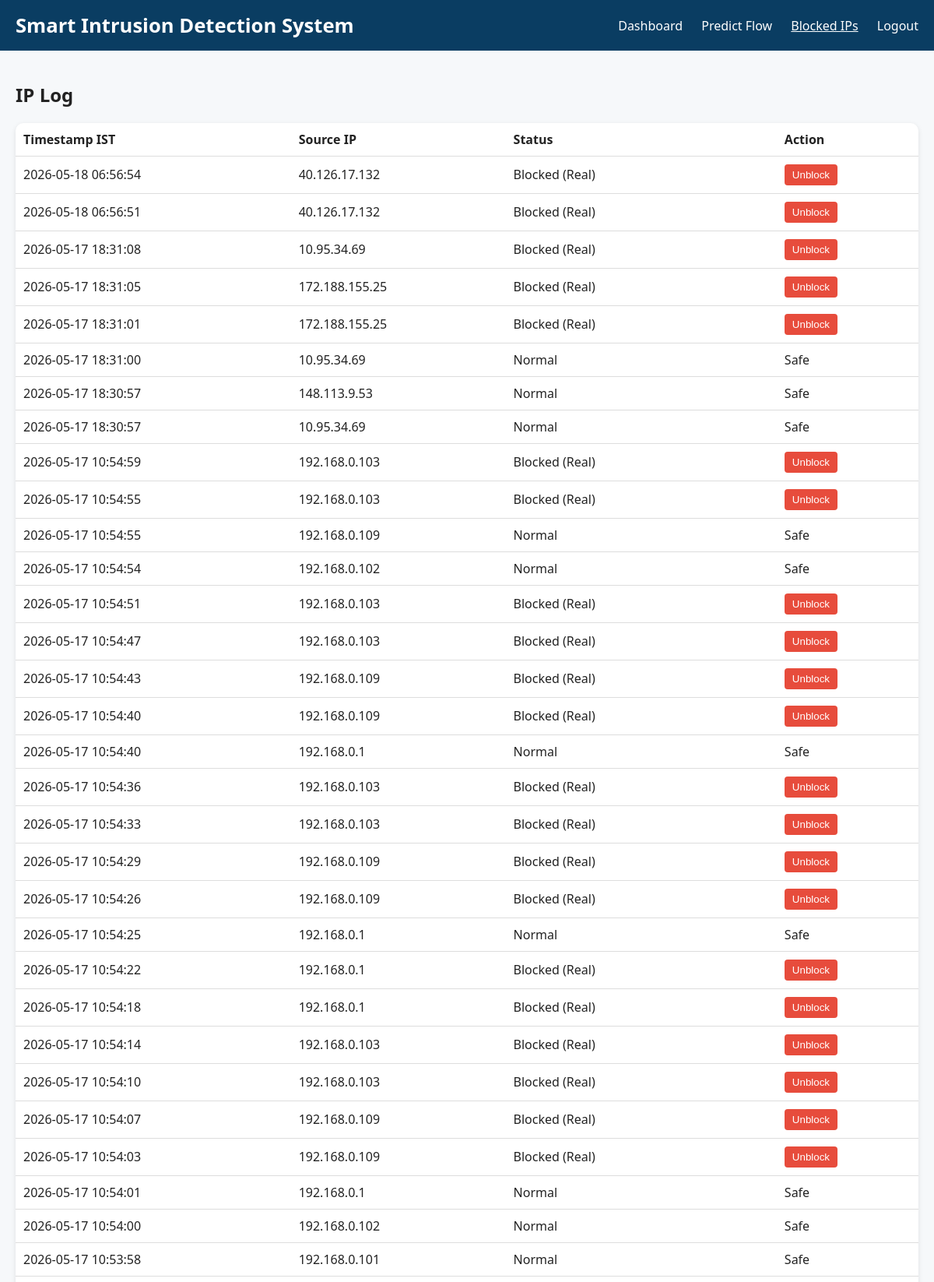
Screenshot of /blocked_ips (signed in, upper part) with the database file from the repository.
### tables this page shows
CREATE TABLE blocked_ips (
        id INTEGER PRIMARY KEY AUTOINCREMENT,
        timestamp TEXT,
        src_ip TEXT,
        status TEXT
    );

### app/dashboard.py (the view)
@app.route("/blocked_ips")
def blocked_ips():
    if not session.get('logged_in'):
        return redirect(url_for('home'))
    return render_template("dashboard.html", menu="blocked_ips", blocked_ips=get_blocked_ips(), session=session)

### app/dashboard.py (called while the page is built)
def get_blocked_ips():
    conn = sqlite3.connect(DB_FILE)
    c = conn.cursor()
    c.execute("SELECT timestamp, src_ip, status FROM blocked_ips ORDER BY id DESC")
    rows = c.fetchall()
    conn.close()
    return [{"timestamp": r[0], "src_ip": r[1], "status": r[2]} for r in rows]

### app/templates/dashboard.html (shortened to what this page needs)
<!DOCTYPE html>
<html lang="en">
<head>
    <link rel="stylesheet" href="{{ url_for('static', filename='style.css') }}">
</head>
<body>
    <header>
        <h1>Smart Intrusion Detection System</h1>
        {% if session.get('logged_in') %}
        <nav>
            <a href="{{ url_for('home') }}" class="{% if menu=='home' %}active{% endif %}">Dashboard</a>
            <a href="{{ url_for('predict') }}" class="{% if menu=='predict' %}active{% endif %}">Predict Flow</a>
            <a href="{{ url_for('blocked_ips') }}" class="{% if menu=='blocked_ips' %}active{% endif %}">Blocked IPs</a>
            <a href="{{ url_for('logout') }}">Logout</a>
        </nav>
        {% endif %}
    </header>
    <main>
        {% if not session.get('logged_in') %}
        <div class="login-box">
            <h2>Admin Login</h2>
            <form action="{{ url_for('login') }}" method="post">
                <input type="text" name="username" placeholder="Username" required><br>
                <input type="password" name="password" placeholder="Password" required><br>
                <button type="submit">Login</button>
            </form>
            {% if error %}
                <p class="error">{{ error }}</p>
            {% endif %}
        </div>
        {% elif menu == 'blocked_ips' %}
         <section class="blocked-ips">
            <h2>IP Log</h2>
            <table>
                <tr><th>Timestamp IST </th>
                    <th>Source IP</th>
                    <th>Status</th>
                    <th>Action</th></tr>
                    {% for row in blocked_ips %}
                    <tr> <td>{{ row.timestamp }}</td>
                        <td>{{ row.src_ip }}</td>
                        <td>{{ row.status }}</td>
                            <td>
                            {% if row.status == "Normal" %}
                                Safe
                            {% elif row.status == "Blocked (Real)" %}
                                <form action="{{ url_for('unblock_ip', ip=row.src_ip) }}" method="post">
                                    <button type="submit">Unblock</button>
                                </form>
                            {% else %}
                                N/A
                            {% endif %}
                        </td>
                    </tr>
                    {% endfor %}
                </table>
            </section>
            {% endif %}
    </main>
</body>
</html>

### app/static/style.css (style rules this page uses)
body { font-family: "Segoe UI", Arial, sans-serif; background-color: #f6f8fa; color: #222; margin: 0; padding: 0; }
header { background-color: #0a3d62; color: white; padding: 15px 20px; display: flex; justify-content: space-between; align-items: center; }
header h1 { margin: 0; font-size: 1.6em; }
nav a { color: white; margin-left: 20px; text-decoration: none; font-weight: 500; }
nav a:hover, nav a.active { text-decoration: underline; }
main { padding: 20px; }
.blocked-ips table { width: 100%; border-collapse: collapse; background: white; border-radius: 10px; overflow: hidden; box-shadow: 0 2px 6px rgba(0,0,0,0.1); }
.blocked-ips th, .blocked-ips td { border-bottom: 1px solid #ddd; padding: 10px; text-align: left; }
.blocked-ips button { background: #e74c3c; color: white; border: none; padding: 6px 10px; border-radius: 4px; cursor: pointer; }

### rows the page displays
blocked_ips: timestamp "2026-05-18 06:56:54", src_ip "40.126.17.132", status "Blocked (Real)"
blocked_ips: timestamp "2026-05-18 06:56:51", src_ip "40.126.17.132", status "Blocked (Real)"
blocked_ips: timestamp "2026-05-17 18:31:08", src_ip "10.95.34.69", status "Blocked (Real)"
blocked_ips: timestamp "2026-05-17 18:31:05", src_ip "172.188.155.25", status "Blocked (Real)"
blocked_ips: timestamp "2026-05-17 18:31:01", src_ip "172.188.155.25", status "Blocked (Real)"
blocked_ips: timestamp "2026-05-17 18:31:00", src_ip "10.95.34.69", status "Normal", shows "Safe"
blocked_ips: timestamp "2026-05-17 18:30:57", src_ip "148.113.9.53", status "Normal", shows "Safe"
blocked_ips: timestamp "2026-05-17 18:30:57", src_ip "10.95.34.69", status "Normal", shows "Safe"
blocked_ips: timestamp "2026-05-17 10:54:59", src_ip "192.168.0.103", status "Blocked (Real)"
blocked_ips: timestamp "2026-05-17 10:54:55", src_ip "192.168.0.103", status "Blocked (Real)"
blocked_ips: timestamp "2026-05-17 10:54:55", src_ip "192.168.0.109", status "Normal", shows "Safe"
blocked_ips: timestamp "2026-05-17 10:54:54", src_ip "192.168.0.102", status "Normal", shows "Safe"
blocked_ips: timestamp "2026-05-17 10:54:51", src_ip "192.168.0.103", status "Blocked (Real)"
blocked_ips: timestamp "2026-05-17 10:54:47", src_ip "192.168.0.103", status "Blocked (Real)"
blocked_ips: timestamp "2026-05-17 10:54:43", src_ip "192.168.0.109", status "Blocked (Real)"
blocked_ips: timestamp "2026-05-17 10:54:40", src_ip "192.168.0.109", status "Blocked (Real)"
blocked_ips: timestamp "2026-05-17 10:54:40", src_ip "192.168.0.1", status "Normal", shows "Safe"
blocked_ips: timestamp "2026-05-17 10:54:36", src_ip "192.168.0.103", status "Blocked (Real)"
blocked_ips: timestamp "2026-05-17 10:54:33", src_ip "192.168.0.103", status "Blocked (Real)"
blocked_ips: timestamp "2026-05-17 10:54:29", src_ip "192.168.0.109", status "Blocked (Real)"
blocked_ips: timestamp "2026-05-17 10:54:26", src_ip "192.168.0.109", status "Blocked (Real)"
blocked_ips: timestamp "2026-05-17 10:54:25", src_ip "192.168.0.1", status "Normal", shows "Safe"
blocked_ips: timestamp "2026-05-17 10:54:22", src_ip "192.168.0.1", status "Blocked (Real)"
blocked_ips: timestamp "2026-05-17 10:54:18", src_ip "192.168.0.1", status "Blocked (Real)"
blocked_ips: timestamp "2026-05-17 10:54:14", src_ip "192.168.0.103", status "Blocked (Real)"
blocked_ips: timestamp "2026-05-17 10:54:10", src_ip "192.168.0.103", status "Blocked (Real)"
blocked_ips: timestamp "2026-05-17 10:54:07", src_ip "192.168.0.109", status "Blocked (Real)"
blocked_ips: timestamp "2026-05-17 10:54:03", src_ip "192.168.0.109", status "Blocked (Real)"
blocked_ips: timestamp "2026-05-17 10:54:01", src_ip "192.168.0.1", status "Normal", shows "Safe"
blocked_ips: timestamp "2026-05-17 10:54:00", src_ip "192.168.0.102", status "Normal", shows "Safe"
blocked_ips: timestamp "2026-05-17 10:53:58", src_ip "192.168.0.101", status "Normal", shows "Safe"
